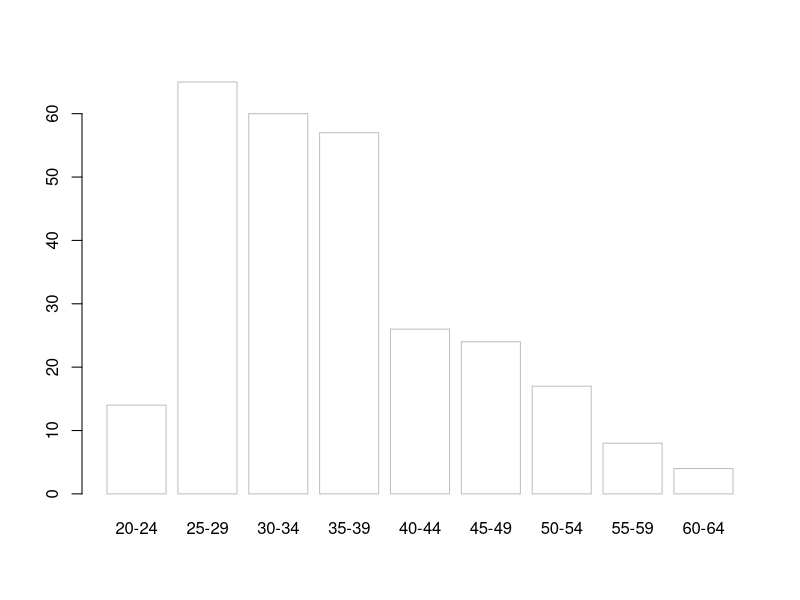
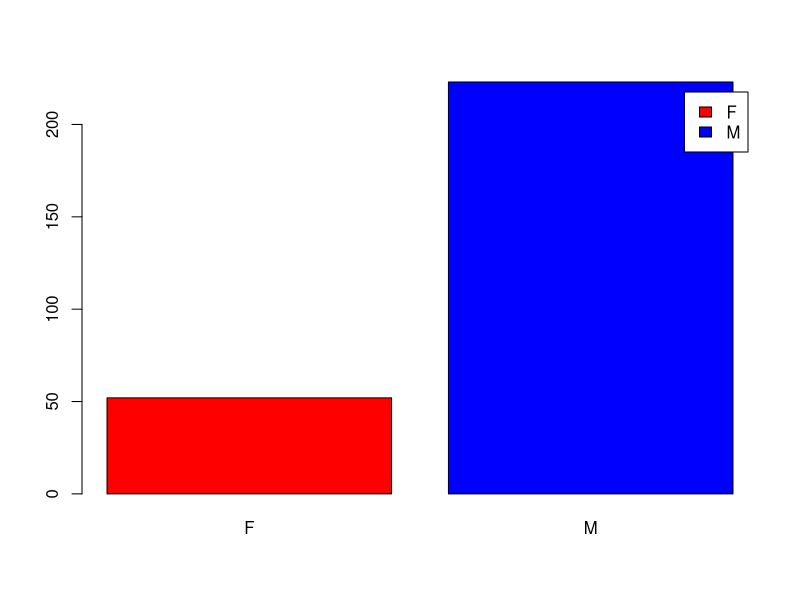
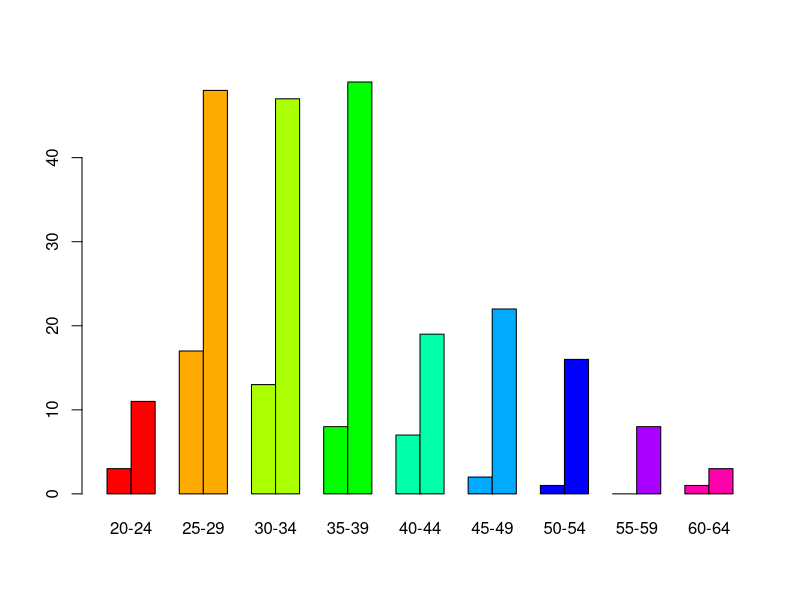
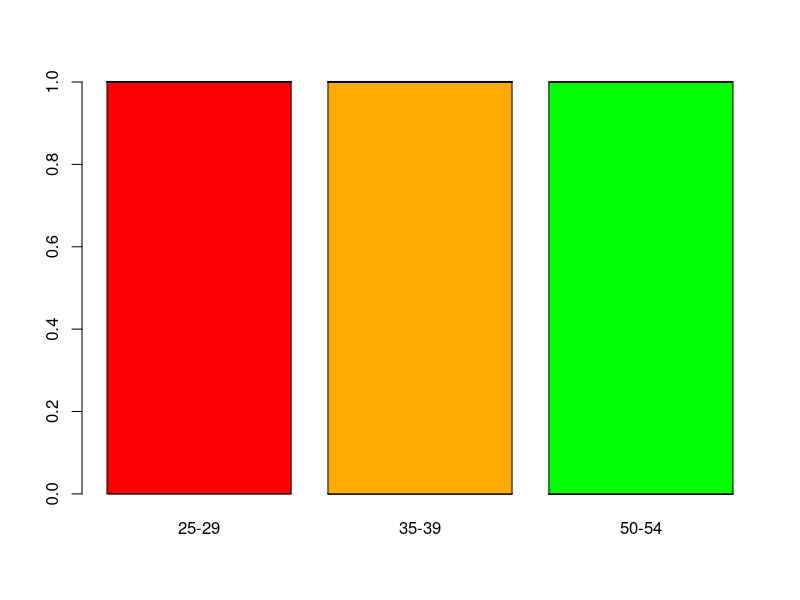

These charts were generated, in order, by the following R code:
## ---- chunk 1
knitr::opts_chunk$set(echo = TRUE, highlight=FALSE)
## ---- chunk 2
fData<-read.delim("nym2021.txt")
ageGroups<-table(fData$DivAge)
print(barplot(ageGroups,border = "grey",col="white"))
## ---- chunk 3
fData<-read.delim("nym2021.txt")
ageNsex<-table(fData$Sex)
print(barplot(ageNsex,col=c('red','blue'),beside=T,legend=c('F','M')))
## ---- chunk 4
fData<-read.delim("nym2021.txt")
ageNsex<-table(fData$Sex,fData$DivAge)
print(barplot(ageNsex,col=rep(rainbow(9),each =2),beside=T))
## ---- chunk 5
fData<-read.delim("nym2021.txt")
medAge<-aggregate(fData$DivAge,list(fData$DivAge),median)
med<-table(medAge)
print(barplot(med,col=rep(rainbow(9),each =2)))
